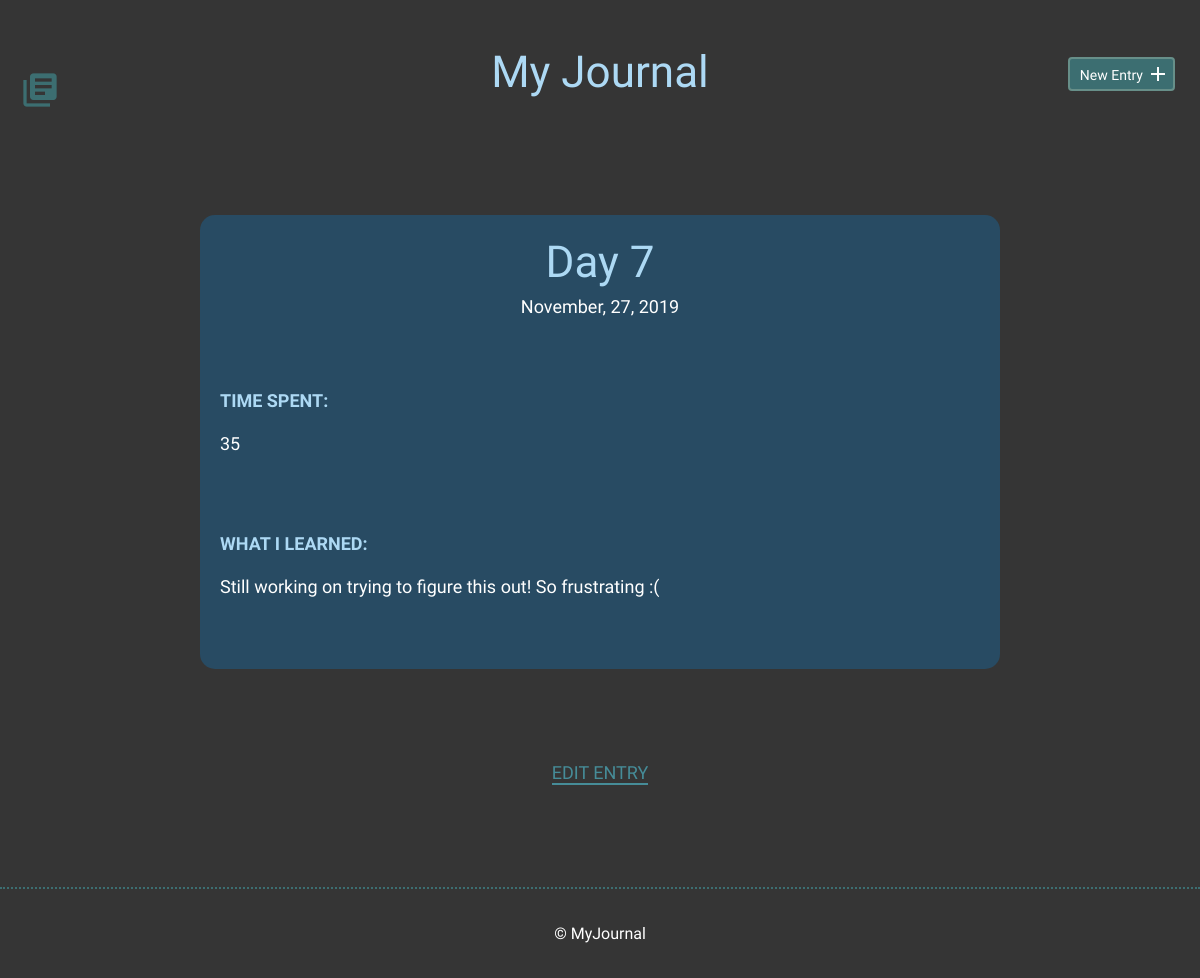
Screenshot of /detail.php?id=6 with the database file from the repository.
### tables this page shows
CREATE TABLE "entries" (
	`id`	INTEGER,
	`title`	TEXT,
	`date`	TEXT,
	`time_spent`	INTEGER,
	`learned`	BLOB,
	`resources`	BLOB,
	PRIMARY KEY(`id`)
);

### inc/functions.php (called while the page is built, shortened)
<?php
function get_entry_by_id($id){
    include ("connection.php");
    try {
        $sql = "SELECT * FROM entries WHERE id = :id";
        $stmt = $db->prepare($sql);
        $stmt->bindParam(':id',$id,PDO::PARAM_INT);
        $stmt->execute();
        $results = $stmt->fetch(PDO::FETCH_ASSOC);
        return $results;
    } catch (Exception $e) {
        echo "Unable to query DB" . $e->getMessage();
        die();
    }
}
?>

### detail.php (the view, shortened to what this page needs)
<?php
include ("inc/header.php");
if ('GET' == $_SERVER['REQUEST_METHOD']) {
    if (isset($_GET['id'])) {
        $entryId = filter_input(INPUT_GET, 'id', FILTER_SANITIZE_NUMBER_INT);
    } else {
        header('location: index.php');
    }
}
$currentEntry = get_entry_by_id($entryId);
?>
        <section>
            <div class="container">
                <div class="entry-list single">
                    <article>
                        <h1><?php echo $currentEntry['title']; ?></h1>
                        <time datetime="<?php echo $currentEntry['date']; ?>"><?php echo date('F, d, Y', strtotime($currentEntry['date'])); ?></time>
                        <div class="entry">
                            <h3>Time Spent: </h3>
                            <p><?php echo $currentEntry['time_spent']; ?></p>
                        </div>
                        <div class="entry">
                            <h3>What I Learned:</h3>
                            <p><?php echo $currentEntry['learned']; ?></p>
                        </div>
                    </article>
                </div>
            </div>
            <div class="edit">
                <p><a href="edit.php?id=<?php echo $entryId; ?>">Edit Entry</a></p>
            </div>
        </section>
<?php include ("inc/footer.php"); ?>

### css/site.css (style rules this page uses)
body { font-size: 16px; background-color: #353535; color: #FFFFFF; font-family: 'Cousine', serif; font-weight: 400; }
.container { margin: 0 auto; padding: 0 25px; }
h1, h2, h3 { margin: 0; font-weight: 400; line-height: 1em; color: #ADD9F4; }
h1 { font-size: 44px; margin-bottom: 12px; }
h3 { font-size: 18px; font-family: 'Work Sans', serif; font-weight: 600; text-transform: uppercase; }
p { line-height: 1.8em; font-size: 18px; }
p a { border-bottom: 2px solid #468C98; padding: 0; color: #468C98; text-decoration: none; }
article { background-color: #284B63; padding: 25px 0; border-radius: 15px; }
.entry-list, .edit-entry, .new-entry { max-width: 800px; margin: 0 auto; padding: 70px 0 150px 0; }
.entry-list article { margin-bottom: 70px; text-align: center; }
.entry-list article:last-child { margin-bottom: 0; }
.entry-list.single { padding-bottom: 70px; }
.entry-list.single time { font-size: 18px; }
.entry { max-width: 800px; margin: 75px 20px 0 20px; text-align: left; }
.entry p { margin-bottom: 40px; }
.edit { padding-bottom: 80px; text-align: center; margin: 0 auto; }
.edit a { font-weight: 400; text-transform: uppercase; font-size: 18px; }

### rows the page displays
entries: title "Day 7", date "November, 27, 2019", time_spent "35", learned "Still working on trying to figure this out! So frustrating :("
